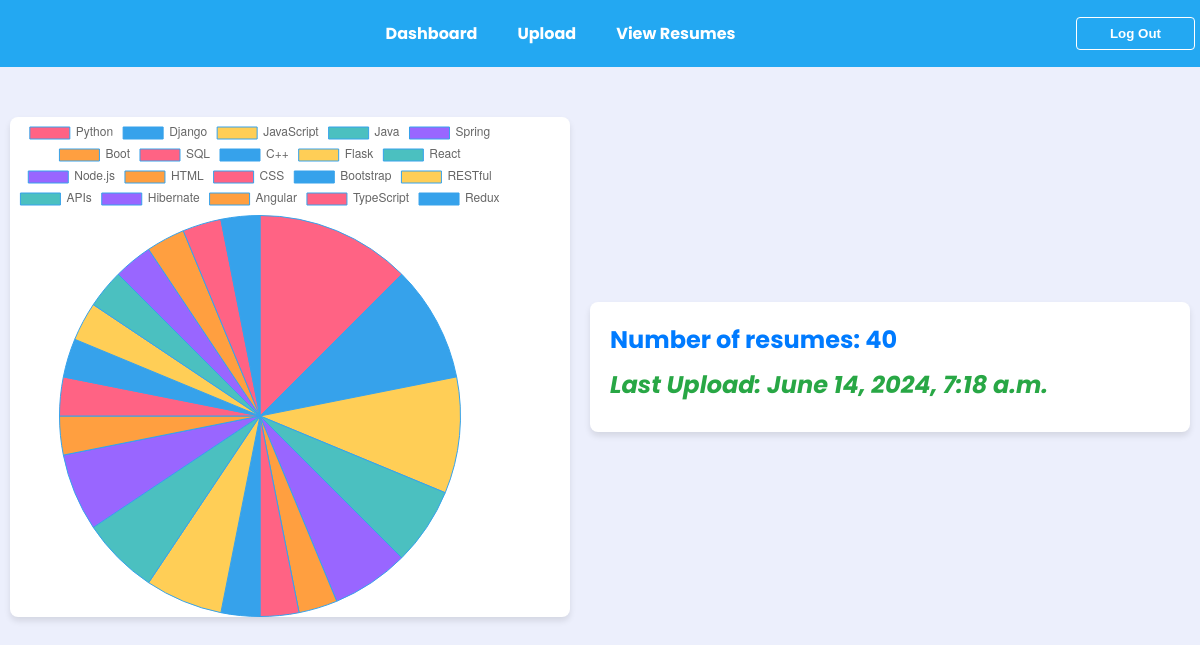
/ (signed in), run on an earlier commit of the app's database.
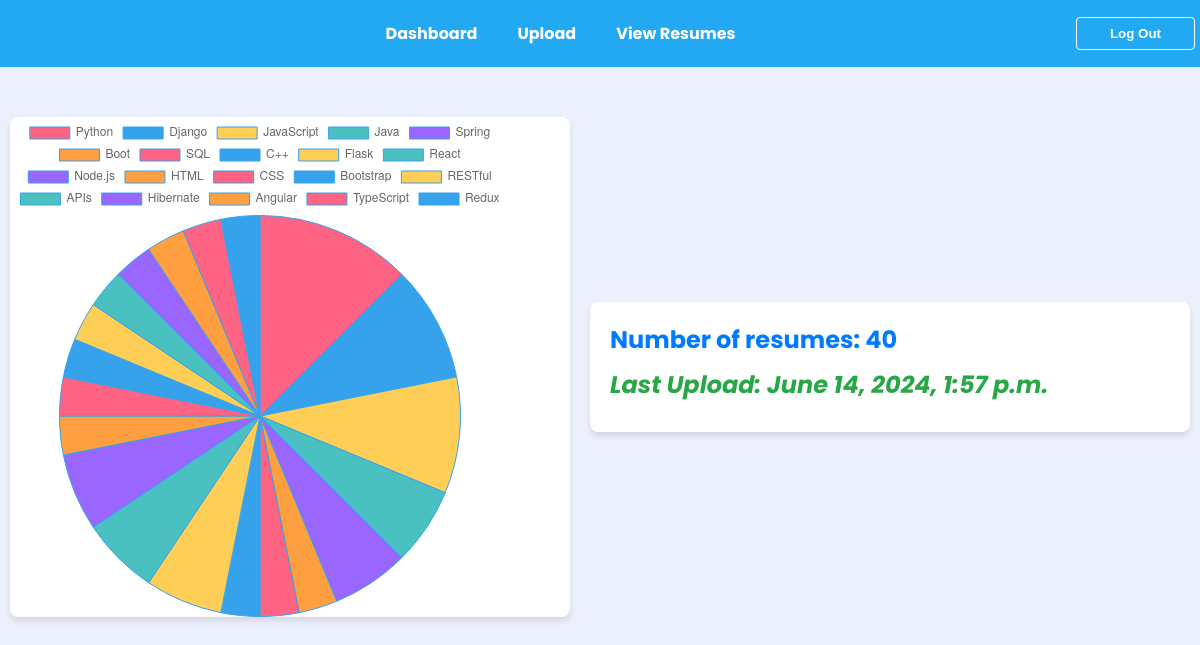
And on a later commit of the database.
### cv/models.py (models this page shows)
class UploadedFile(models.Model):
    file = models.FileField(upload_to='uploads/')
    uploaded_at = models.DateTimeField(auto_now_add=True)

### cv/views.py (the view)
# urls.py: path("", chart),
def chart(request):
    if not request.user.is_authenticated:
        return redirect("login")
    s = UploadedFile.objects.last()
    number = Person.objects.count()
    return render(request, 'chart.html', context={"number":number, "last_upload":s.uploaded_at})

### templates/chart.html (shortened to what this page needs)
{% extends 'base.html' %}
{% load static %}
{% block content %}
<section>
    <div class="chart-container">
        <canvas id="skillChart"></canvas>
    </div>
    <div class="stats-container">
        <h1 class="number">Number of resumes: {{number}}</h1>
        <h1 class="last-upload">Last Upload: {{last_upload}}</h1>
    </div>
</section>
<script>
document.addEventListener('DOMContentLoaded', function () {
    fetch('/skills/') // Change the URL to your API endpoint
        .then(response => response.json())
        .then(data => {
            const d = JSON.parse(data)
            const skills = d.skills;
            // Count the occurrences of each skill
            const skillCounts = {};
            skills.forEach(skill => {
                skillCounts[skill] = (skillCounts[skill] || 0) + 1;
            });
            // Extract skill names and counts
            const labels = Object.keys(skillCounts);
            const counts = Object.values(skillCounts);
            // Generate random colors for each skill
            const colors = generateRandomColors(labels.length);
            // Create the chart
            const ctx = document.getElementById('skillChart').getContext('2d');
            const skillChart = new Chart(ctx, {
                type: 'pie',
                data: {
                    labels: labels,
                    datasets: [{
                        label: 'Skill Distribution',
                        data: counts,
                        backgroundColor:['rgba(255, 99, 132, 1)','rgba(54, 162, 235, 1)','rgba(255, 206, 86, 1)','rgba(75, 192, 192, 1)','rgba(153, 102, 255, 1)','rgba(255, 159, 64, 1)'],
                        borderColor: 'rgba(54, 162, 235, 1)',
                        borderWidth: 1
                    }]
                }
            });
        })
        .catch(error => {
            console.error('Error fetching data:', error);
        });
});
// Function to generate random colors
function generateRandomColors(numColors) {
    const colors = [];
    for (let i = 0; i < numColors; i++) {
        const color = `rgba(${Math.floor(Math.random() * 256)}, ${Math.floor(Math.random() * 256)}, ${Math.floor(Math.random() * 256)}, 0.5)`;
        colors.push(color);
    }
    return colors;
}
</script>
{% endblock %}

What changed in the data, as far as the page shows it:
no longer on this page (row unchanged): UploadedFile: uploaded_at "June 14, 2024, 7:18 a.m."
added UploadedFile: uploaded_at "June 14, 2024, 1:57 p.m."
